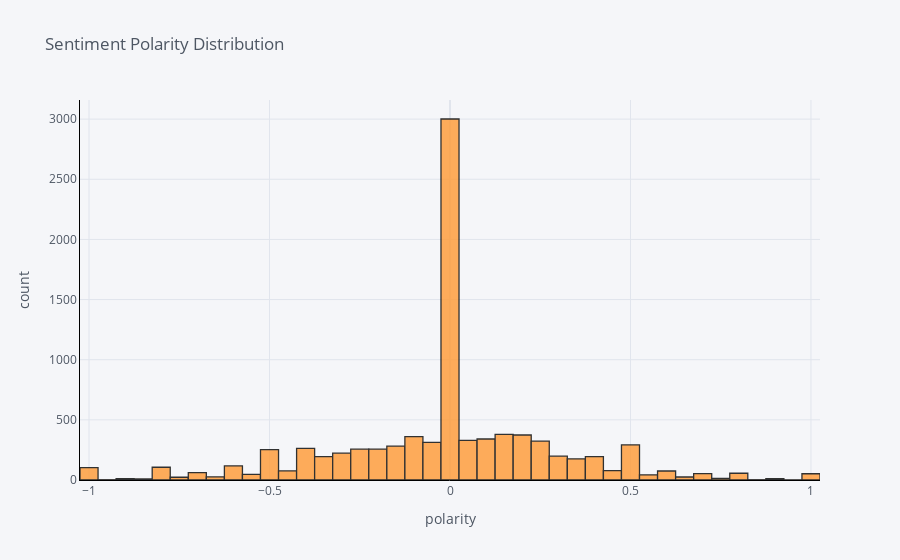

Here is the notebook cell this chart was saved with:
### Markdown cell above
### Dist plot of review polarity score

### Code cell
df['polarity'].iplot(
    kind='hist',
    bins=50,
    xTitle='polarity',
    linecolor='black',
    yTitle='count',
    title='Sentiment Polarity Distribution')

### Figure 1 — Plotly figure (JSON) as saved in the notebook; plotly's stock layout.template omitted (floating-point values rounded to 4 significant figures; data arrays with more than 128 entries replaced by an {"elided": "..."} marker saying what was removed)
{"data": [{"opacity": 0.8, "name": "polarity", "histnorm": "", "nbinsx": 50, "histfunc": "count", "marker": {"color": "rgba(255, 153, 51, 1.0)", "line": {"color": "#000000", "width": 1.3}}, "x": {"elided": "9000 float values"}, "type": "histogram", "orientation": "v"}], "layout": {"xaxis": {"tickfont": {"color": "#4D5663"}, "title": {"text": "polarity", "font": {"color": "#4D5663"}}, "showgrid": true, "zerolinecolor": "#E1E5ED", "gridcolor": "#E1E5ED", "linecolor": "black"}, "title": {"text": "Sentiment Polarity Distribution", "font": {"color": "#4D5663"}}, "paper_bgcolor": "#F5F6F9", "plot_bgcolor": "#F5F6F9", "yaxis": {"tickfont": {"color": "#4D5663"}, "title": {"text": "count", "font": {"color": "#4D5663"}}, "showgrid": true, "zerolinecolor": "#E1E5ED", "gridcolor": "#E1E5ED", "linecolor": "black"}, "barmode": "overlay", "legend": {"bgcolor": "#F5F6F9", "font": {"color": "#4D5663"}}}}
